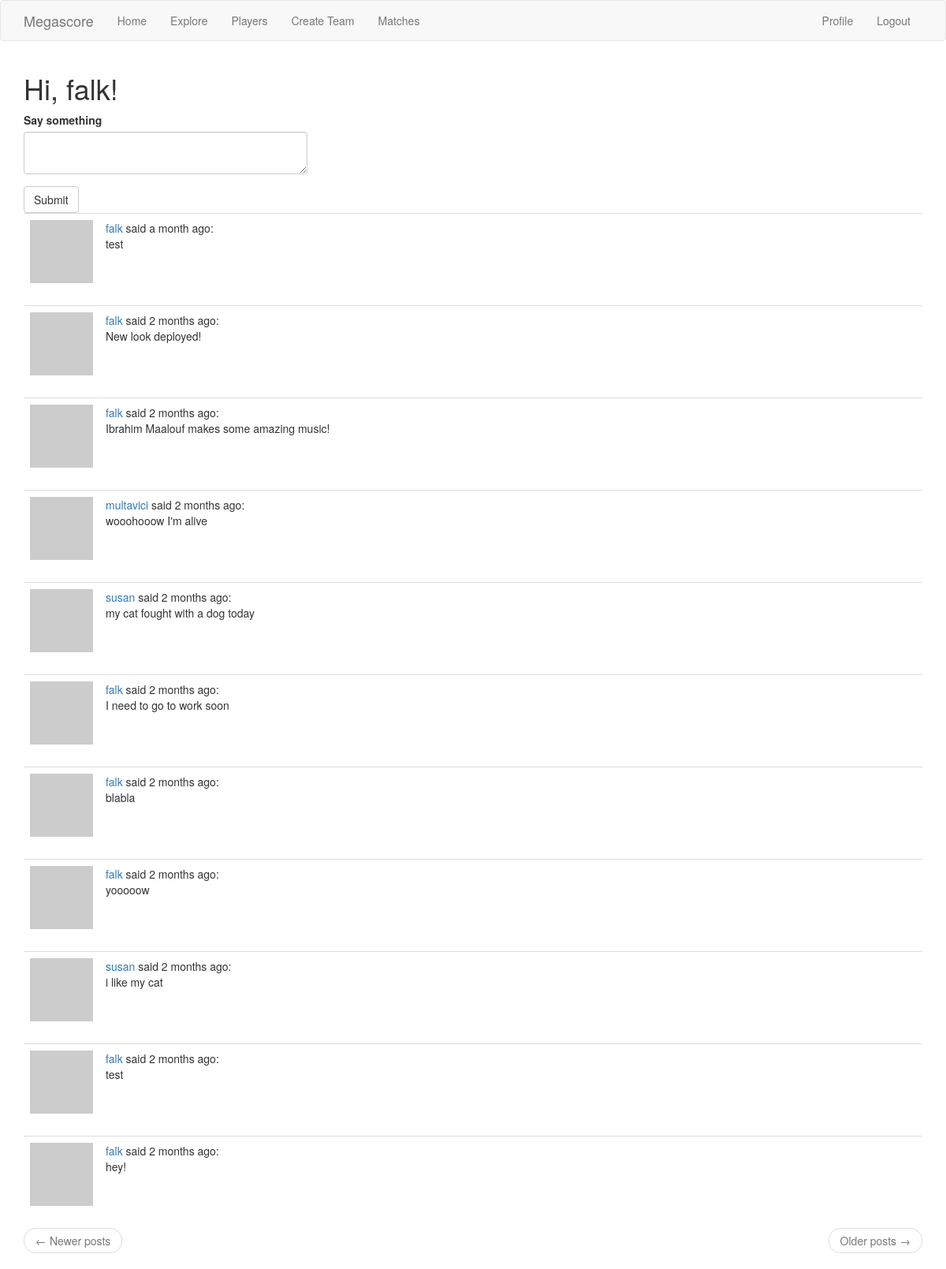
The page /index (signed in) on the database its author committed.
### app/models.py (models this page shows, shortened)
class User(UserMixin, db.Model):
    id = db.Column(db.Integer, primary_key=True)
    username = db.Column(db.String(64), index=True, unique=True)
    email = db.Column(db.String(120), index=True, unique=True)
    password_hash = db.Column(db.String(128))
    posts = db.relationship('Post', backref='author', lazy='dynamic')
    about_me = db.Column(db.String(140))
    last_seen = db.Column(db.DateTime, default=datetime.utcnow)
    def avatar(self, size):
        digest = md5(self.email.lower().encode('utf-8')).hexdigest()
        return 'https://www.gravatar.com/avatar/{}?d=identicon&s={}'.format(digest, size)
    followed = db.relationship(
        'User', secondary=followers,
        primaryjoin=(followers.c.follower_id == id),
        secondaryjoin=(followers.c.followed_id == id),
        backref=db.backref('followers', lazy='dynamic'), lazy='dynamic'
    )
    def followed_posts(self):
        followed = Post.query.join(
            followers, (followers.c.followed_id == Post.user_id)).filter(
                followers.c.follower_id == self.id)
        own = Post.query.filter_by(user_id=self.id)
        return followed.union(own).order_by(Post.timestamp.desc())

class Post(db.Model):
    id = db.Column(db.Integer, primary_key=True)
    body = db.Column(db.String(140))
    timestamp = db.Column(db.DateTime, index=True, default=datetime.utcnow)
    user_id = db.Column(db.Integer, db.ForeignKey('user.id'))

### app/main/routes.py (the view)
@bp.route('/', methods=['GET', 'POST'])
@bp.route('/index', methods=['GET', 'POST'])
@login_required
def index():
    form = PostForm()
    if form.validate_on_submit():
        post = Post(body=form.post.data, author=current_user)
        db.session.add(post)
        db.session.commit()
        flash('Your post is now live!')
        return redirect(url_for('main.index'))
    page = request.args.get('page', 1, type=int)
    posts = current_user.followed_posts().paginate(page, current_app.config['POSTS_PER_PAGE'], False)
    next_url = url_for('main.index', page=posts.next_num) if posts.has_next else None
    prev_url = url_for('main.index', page=posts.prev_num) if posts.has_prev else None
    return render_template('index.html', title='Home Page', form=form, posts=posts.items,
                           next_url=next_url, prev_url=prev_url)

### app/main/forms.py
class PostForm(FlaskForm):
    post = TextAreaField('Say something', validators=[DataRequired(), Length(min=1, max=140)])
    submit = SubmitField('Submit')

### app/main/routes.py (called while the page is built)
@bp.before_app_request
def before_request():
    if current_user.is_authenticated:
        current_user.last_seen = datetime.utcnow()
        db.session.commit()

### app/models.py (called while the page is built)
@login.user_loader
def load_user(id):
    return User.query.get(int(id))

### app/templates/index.html
{% extends "base.html" %}
{% import 'bootstrap/wtf.html' as wtf %}
{% block app_content %}
    <h1>Hi, {{ current_user.username }}!</h1>
    {% if form %}
    <div class="row">
        <div class="col-md-4">
            {{ wtf.quick_form(form) }}
        </div>
    </div>
    {% endif %}
    {% for post in posts %}
        {% include "_post.html" %}
    {% endfor %}
    <nav aria-label="...">
        <ul class="pager">
            <li class="previous{% if not prev_url %} disabled{% endif %}">
                <a href="{{ prev_url or '#' }}">
                    <span aria-hidden="true">&larr;</span> Newer posts
                </a>
            </li>
            <li class="next{% if not next_url %} disabled{% endif %}">
                <a href="{{ next_url or '#' }}">
                    Older posts <span aria-hidden="true">&rarr;</span>
                </a>
            </li>
        </ul>
    </nav>
{% endblock %}

### app/templates/_post.html
<table class="table table-hover">
    <tr>
        <td width="70px">
            <a href="{{ url_for('main.user', username=post.author.username) }}">
                <img src="{{ post.author.avatar(36) }}">
            </a>
        </td>
        <td>
            <a href="{{ url_for('main.user', username=post.author.username) }}" post.author.username }}>
                {{ post.author.username }}
            </a>
            said {{ moment(post.timestamp).fromNow() }}: <br>
            {{ post.body }}
        </td>
    </tr>
</table>

### rows shown on the page
User: username "falk"
Post: author.username "falk", timestamp "a month ago", body "test"
Post: author.username "falk", timestamp "2 months ago", body "New look deployed!"
Post: author.username "falk", timestamp "2 months ago", body "Ibrahim Maalouf makes some amazing music!"
Post: author.username "multavici", timestamp "2 months ago", body "wooohooow I'm alive"
Post: author.username "susan", timestamp "2 months ago", body "my cat fought with a dog today"
Post: author.username "falk", timestamp "2 months ago", body "I need to go to work soon"
Post: author.username "falk", timestamp "2 months ago", body "blabla"
Post: author.username "falk", timestamp "2 months ago", body "yooooow"
Post: author.username "susan", timestamp "2 months ago", body "i like my cat"
Post: author.username "falk", timestamp "2 months ago", body "test"
Post: author.username "falk", timestamp "2 months ago", body "hey!"
